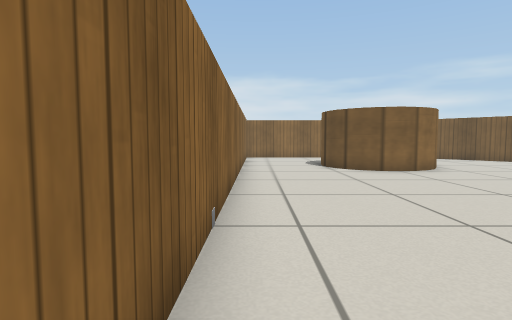
View 1 (above)

14 first-person views from a walk through a Gazebo world. The camera is 0.51 m above the floor, tilts 4° down and sees 80° across. The floor is counted in squares, 0.5 m on a side. Each view is taken from the middle of a square. On the plan, view 1 faces up. The plan holds only what a view shows up to about 12 squares ahead; the rest is blank. Gazebo's built-in surfaces are drawn with simple patterns.

View 2
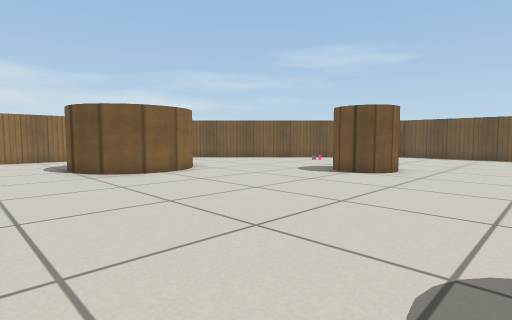

View 3
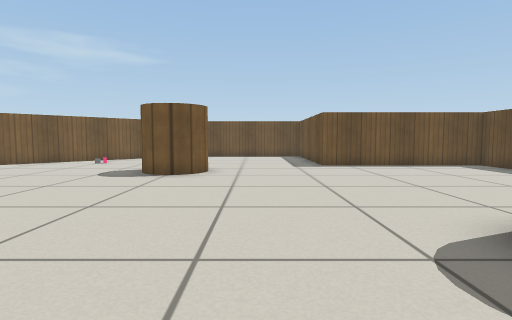

View 4
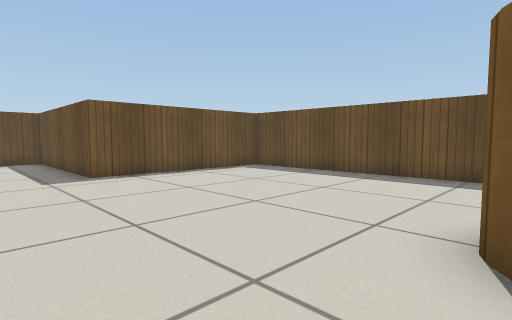

View 5
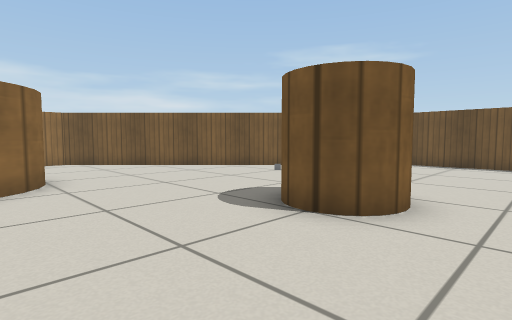

View 6
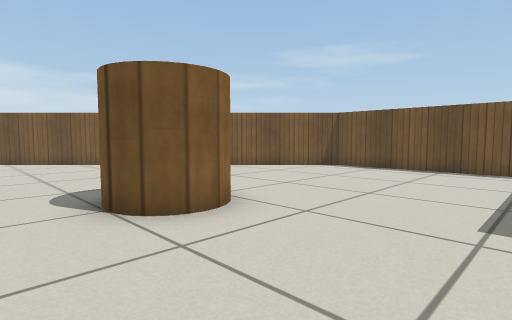

View 7
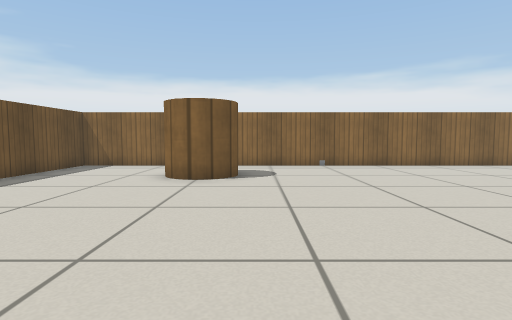

View 8
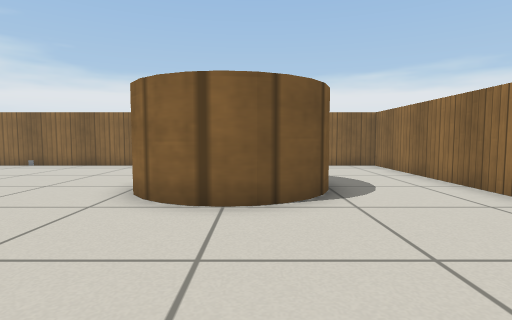

View 9
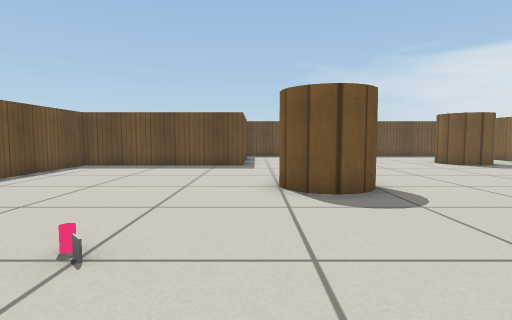

View 10
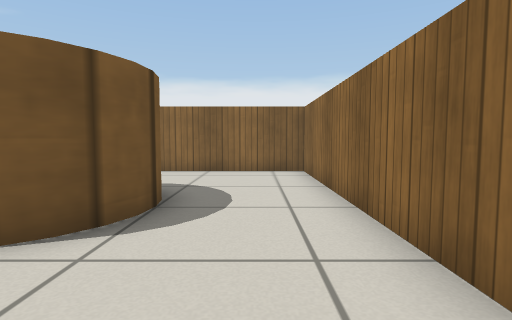

View 11
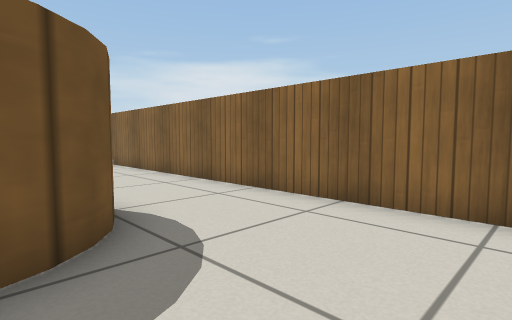

View 12
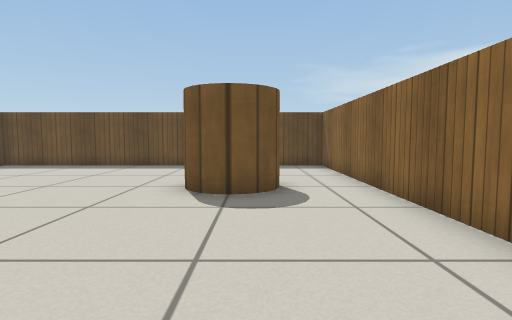

View 13
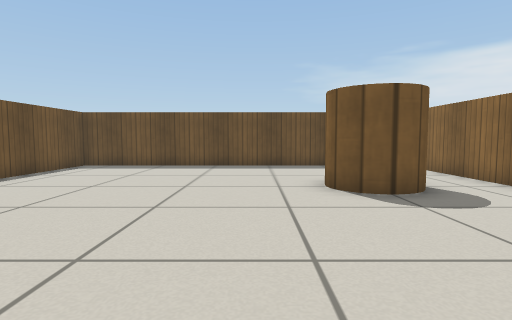

View 14
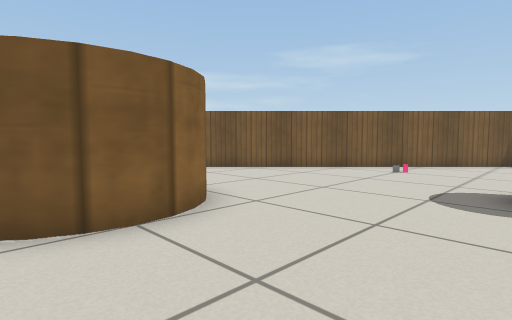

### Floor plan
Key: @ floor where view 1 was taken; # wall or solid block; . floor; C wooden cylinder; B wooden box; R drink can.
Columns run from 1 left of view 1 to 18 right of it. Each row starts with its distance up from view 1.
 17 ##########
 16 #.........B
 15 #..........B
 14 #...........B
 13 #...CCCC.....B
 12 #...C  C......B
 11 #...C  C.......B
 10 #...CCCC........B
  9 #.............R..B
  8 #.................B
  7 #..................B
  6 #.........CC.......B
  5 #.........CC.......B
  4 #..................B
  3 #..................B
  2 #..................B
  1 #..................B
  0 #@.CC........BBBBBBB
 -1 #..CC........B
 -2 #............B
 -3 #............B
 -4 #............B
 -5 #............B
 -6 #############B

Positions as (right, up) in squares from view 1, and headings:
1: (0, 0), facing up
2: (0, 1), facing up-right
3: (0, 3), facing right
4: (3, 3), facing down-right
5: (5, 3), facing up-right
6: (7, 1), facing up-right
7: (11, 1), facing left
8: (11, 12), facing left
9: (11, 12), facing down
10: (9, 15), facing left
11: (4, 16), facing down-left
12: (2, 6), facing down
13: (5, 6), facing down
14: (3, 6), facing up-right
